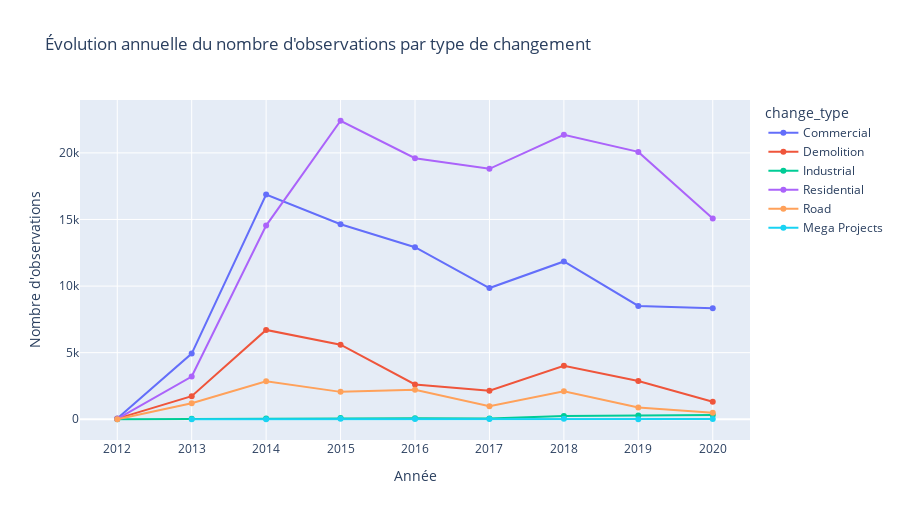

Notebook cell for this chart:
### Code cell
fig = px.line(
    yearly_counts,
    x="year",
    y="count",
    color="change_type",
    markers=True,
    title="Évolution annuelle du nombre d'observations par type de changement"
)

fig.update_layout(
    xaxis_title="Année",
    yaxis_title="Nombre d'observations",
    height=520
)

fig.show()

### Figure 1 — Plotly figure (JSON) as saved in the notebook; plotly's stock layout.template omitted (floating-point values rounded to 4 significant figures)
{"data": [{"hovertemplate": "change_type=Commercial<br>year=%{x}<br>count=%{y}<extra></extra>", "legendgroup": "Commercial", "line": {"color": "#636efa", "dash": "solid"}, "marker": {"symbol": "circle"}, "mode": "lines+markers", "name": "Commercial", "orientation": "v", "showlegend": true, "type": "scatter", "x": [2012, 2013, 2014, 2015, 2016, 2017, 2018, 2019, 2020], "xaxis": "x", "y": [51, 4930, 16869, 14646, 12918, 9852, 11848, 8512, 8338], "yaxis": "y"}, {"hovertemplate": "change_type=Demolition<br>year=%{x}<br>count=%{y}<extra></extra>", "legendgroup": "Demolition", "line": {"color": "#EF553B", "dash": "solid"}, "marker": {"symbol": "circle"}, "mode": "lines+markers", "name": "Demolition", "orientation": "v", "showlegend": true, "type": "scatter", "x": [2012, 2013, 2014, 2015, 2016, 2017, 2018, 2019, 2020], "xaxis": "x", "y": [46, 1733, 6709, 5602, 2616, 2145, 4009, 2879, 1321], "yaxis": "y"}, {"hovertemplate": "change_type=Industrial<br>year=%{x}<br>count=%{y}<extra></extra>", "legendgroup": "Industrial", "line": {"color": "#00cc96", "dash": "solid"}, "marker": {"symbol": "circle"}, "mode": "lines+markers", "name": "Industrial", "orientation": "v", "showlegend": true, "type": "scatter", "x": [2012, 2013, 2014, 2015, 2016, 2017, 2018, 2019, 2020], "xaxis": "x", "y": [2, 30, 55, 89, 82, 64, 236, 277, 328], "yaxis": "y"}, {"hovertemplate": "change_type=Residential<br>year=%{x}<br>count=%{y}<extra></extra>", "legendgroup": "Residential", "line": {"color": "#ab63fa", "dash": "solid"}, "marker": {"symbol": "circle"}, "mode": "lines+markers", "name": "Residential", "orientation": "v", "showlegend": true, "type": "scatter", "x": [2012, 2013, 2014, 2015, 2016, 2017, 2018, 2019, 2020], "xaxis": "x", "y": [23, 3211, 14543, 22413, 19602, 18802, 21355, 20074, 15078], "yaxis": "y"}, {"hovertemplate": "change_type=Road<br>year=%{x}<br>count=%{y}<extra></extra>", "legendgroup": "Road", "line": {"color": "#FFA15A", "dash": "solid"}, "marker": {"symbol": "circle"}, "mode": "lines+markers", "name": "Road", "orientation": "v", "showlegend": true, "type": "scatter", "x": [2012, 2013, 2014, 2015, 2016, 2017, 2018, 2019, 2020], "xaxis": "x", "y": [1, 1201, 2848, 2057, 2223, 975, 2099, 891, 489], "yaxis": "y"}, {"hovertemplate": "change_type=Mega Projects<br>year=%{x}<br>count=%{y}<extra></extra>", "legendgroup": "Mega Projects", "line": {"color": "#19d3f3", "dash": "solid"}, "marker": {"symbol": "circle"}, "mode": "lines+markers", "name": "Mega Projects", "orientation": "v", "showlegend": true, "type": "scatter", "x": [2013, 2014, 2015, 2016, 2017, 2018, 2019, 2020], "xaxis": "x", "y": [3, 3, 38, 19, 14, 33, 10, 12], "yaxis": "y"}], "layout": {"height": 520, "legend": {"title": {"text": "change_type"}, "tracegroupgap": 0}, "title": {"text": "Évolution annuelle du nombre d'observations par type de changement"}, "xaxis": {"anchor": "y", "domain": [0, 1], "title": {"text": "Année"}}, "yaxis": {"anchor": "x", "domain": [0, 1], "title": {"text": "Nombre d'observations"}}}}
